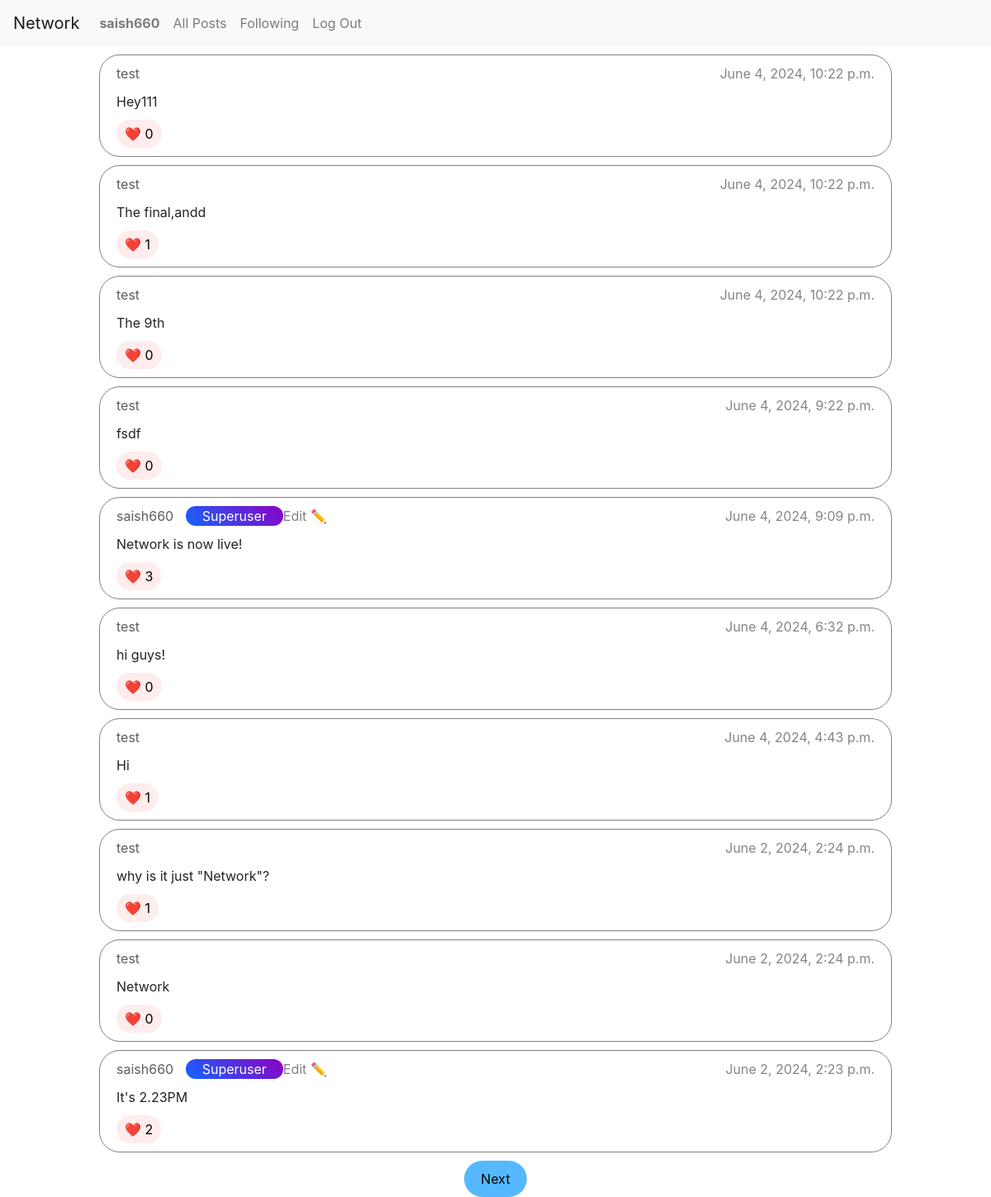
The app's page /following (signed in) with its own data.
### network/models.py (models this page shows)
class User(AbstractUser):
    followers = models.ManyToManyField('self', symmetrical=False, blank=True, related_name="following")

class Post(models.Model):
    message = models.CharField(max_length=128)
    user = models.ForeignKey(User, on_delete=models.CASCADE, related_name="posts")
    timestamp = models.DateTimeField()
    likes = models.ManyToManyField(User, blank=True, related_name="liked_posts")

### network/views.py (the view)
# urls.py: path("following", views.following_posts, name="following_posts"),
@login_required
def following_posts(request):
    following_list = request.user.following.all()
    posts = Post.objects.filter(user__in = following_list).order_by("-timestamp")
    return render(request, "network/following.html", {
        "page": paginate(request, posts)
    })

### network/views.py (called while the page is built)
def paginate(request, posts):
    try:
        page_num = int(request.GET.get('page_num'))
    except:
        page_num = 1
    pages = Paginator(posts, 10)
    if page_num > pages.num_pages:
        return HttpResponse("404 Page Not Found", status=404)
    return pages.page(page_num)

### network/templates/network/following.html (shortened to what this page needs)
{% extends 'network/layout.html' %}
{% block body %}
    {% for post in page %}
        <div class="post-card" data-id="{{ post.id }}">
            <div class="post-details">
                <div class="user-details-div">
                    <a class="username" href="{% url 'profile' post.user.username %}">{{ post.user.username }}</a>
                    {% if post.user.is_superuser %}
                        <span class="post-user-tag">Superuser</span>
                    {% endif %}
                </div>
                <div>
                    {% if user == post.user %}
                        <button class="post-edit-button">Edit ✏️</button>
                    {% endif %}
                    <span class="timestamp">{{ post.timestamp }}</span>
                </div>
            </div>
            <div class="post-message">{{ post.message }}</div>
            <div>
                <button class="like-button">❤️ <span class="like-count">{{ post.likes.all.count }}</span></button>
            </div>
        </div>
    {% empty %}
        <p>No posts yet</p>
    {% endfor %}
    <div class="pagination-buttons-div">
        {% if page.has_next %}
            <a href="{% url 'following_posts' %}?page_num={{ page.next_page_number }}" class="pagination-buttons">Next</a>
        {% endif %}
    </div>
{% endblock %}

### network/templates/network/layout.html (shortened to what this page needs)
{% load static %}
<!DOCTYPE html>
<html lang="en">
    <head>
        <link rel="stylesheet" href="https://stackpath.bootstrapcdn.com/bootstrap/4.4.1/css/bootstrap.min.css">
        <link href="{% static 'network/styles.css' %}" rel="stylesheet">
    </head>
    <body>
        <nav class="navbar navbar-expand-lg navbar-light bg-light">
            <a class="navbar-brand" href="{% url 'index' %}">Network</a>
            <div>
              <ul class="navbar-nav mr-auto">
                {% if user.is_authenticated %}
                    <li class="nav-item">
                        <a class="nav-link" href="{% url 'profile' request.user.username %}"><strong>{{ user.username }}</strong></a>
                    </li>
                {% endif %}
                <li class="nav-item">
                  <a class="nav-link" href="{% url 'all_posts' %}">All Posts</a>
                </li>
                {% if user.is_authenticated %}
                    <li class="nav-item">
                        <a class="nav-link" href="{% url 'following_posts' %}">Following</a>
                    </li>
                    <li class="nav-item">
                        <a class="nav-link" href="{% url 'logout' %}">Log Out</a>
                    </li>
                {% endif %}
              </ul>
            </div>
          </nav>
        <div class="body">
            {% block body %}
            {% endblock %}
        </div>
    </body>
</html>

### network/static/network/styles.css (style rules this page uses)
* { margin: 0; padding: 0; box-sizing: border-box; }
body { font-size: 16px; }
.post-card { border: 1px solid grey; border-radius: 25px; width: 80%; margin: 10px auto; padding: 10px 20px; display: flex; flex-direction: column; }
.post-card .post-details { color: rgb(133, 133, 133); }
.post-card .username { color: rgb(92, 92, 92); margin: 0 10px 0 0; }
.post-user-tag { background: linear-gradient(45deg, rgb(18, 101, 255), rgb(142, 0, 194)); color: white; padding: 2px 20px; border-radius: 20px; }
.user-details-div { float: left; }
.post-card .timestamp { float: right; }
.post-message { margin: 10px 0; }
.like-button { display: inline-block; border: none; background: rgb(255, 236, 236); padding: 5px 10px; border-radius: 25px; }
.pagination-buttons-div { display: flex; justify-content: center; }
.pagination-buttons { text-decoration: none; background-color: rgb(86, 185, 255); color: black; padding: 10px 20px; border-radius: 25px; margin: 0 10px; }
.post-edit-button { border: none; background-color: white; color: grey; }

### records on screen
User: username "saish660"
Post: user.username "test", timestamp "June 4, 2024, 10:22 p.m.", message "Hey111", likes.all.count "0"
Post: user.username "test", timestamp "June 4, 2024, 10:22 p.m.", message "The final,andd", likes.all.count "1"
Post: user.username "test", timestamp "June 4, 2024, 10:22 p.m.", message "The 9th", likes.all.count "0"
Post: user.username "test", timestamp "June 4, 2024, 9:22 p.m.", message "fsdf", likes.all.count "0"
Post: user.username "saish660", shows "Superuser", shows "Edit ✏️", timestamp "June 4, 2024, 9:09 p.m.", message "Network is now live!", likes.all.count "3"
Post: user.username "test", timestamp "June 4, 2024, 6:32 p.m.", message "hi guys!", likes.all.count "0"
Post: user.username "test", timestamp "June 4, 2024, 4:43 p.m.", message "Hi", likes.all.count "1"
Post: user.username "test", timestamp "June 2, 2024, 2:24 p.m.", message "why is it just \"Network\"?", likes.all.count "1"
Post: user.username "test", timestamp "June 2, 2024, 2:24 p.m.", message "Network", likes.all.count "0"
Post: user.username "saish660", shows "Superuser", shows "Edit ✏️", timestamp "June 2, 2024, 2:23 p.m.", message "It's 2.23PM", likes.all.count "2"
